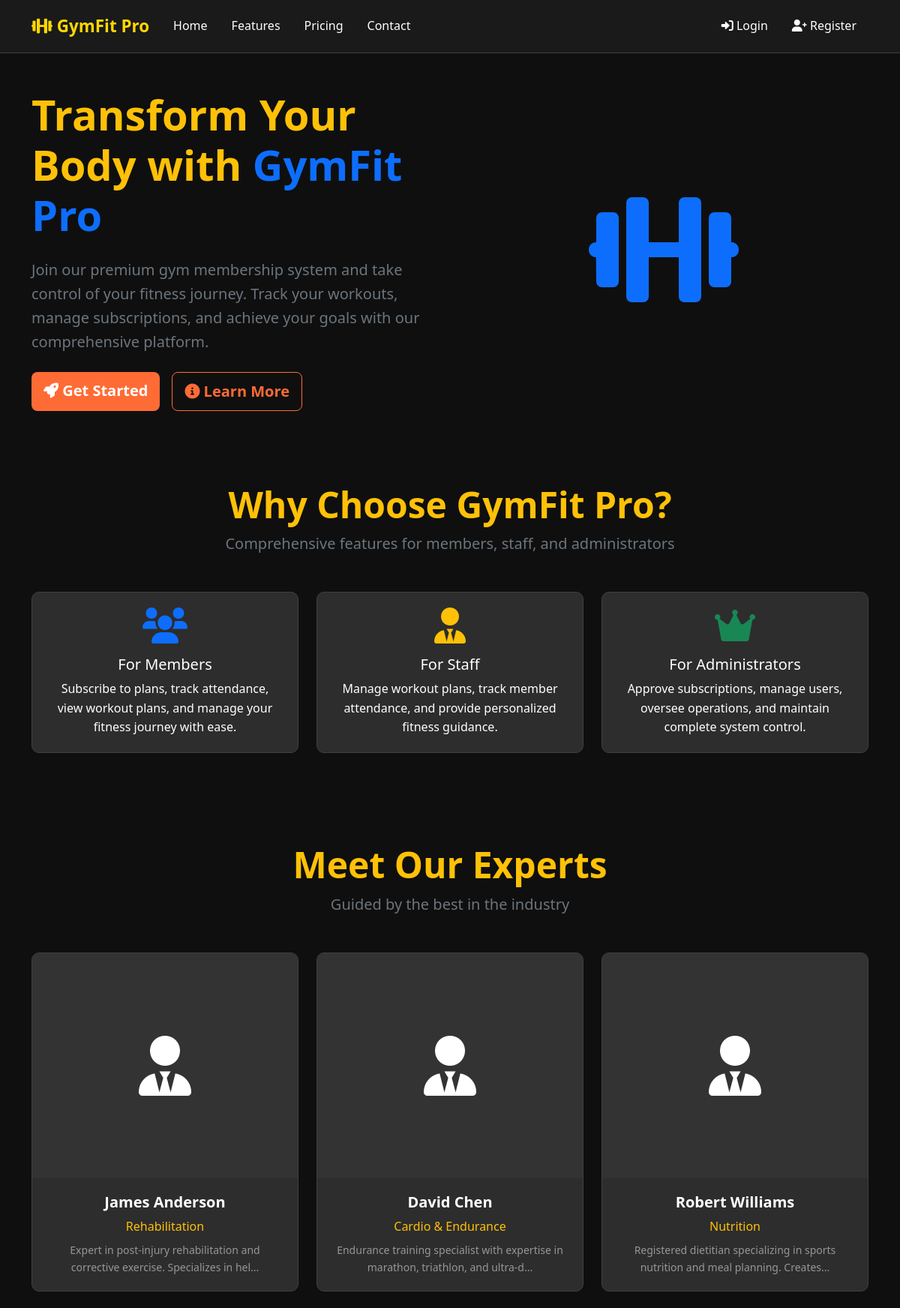
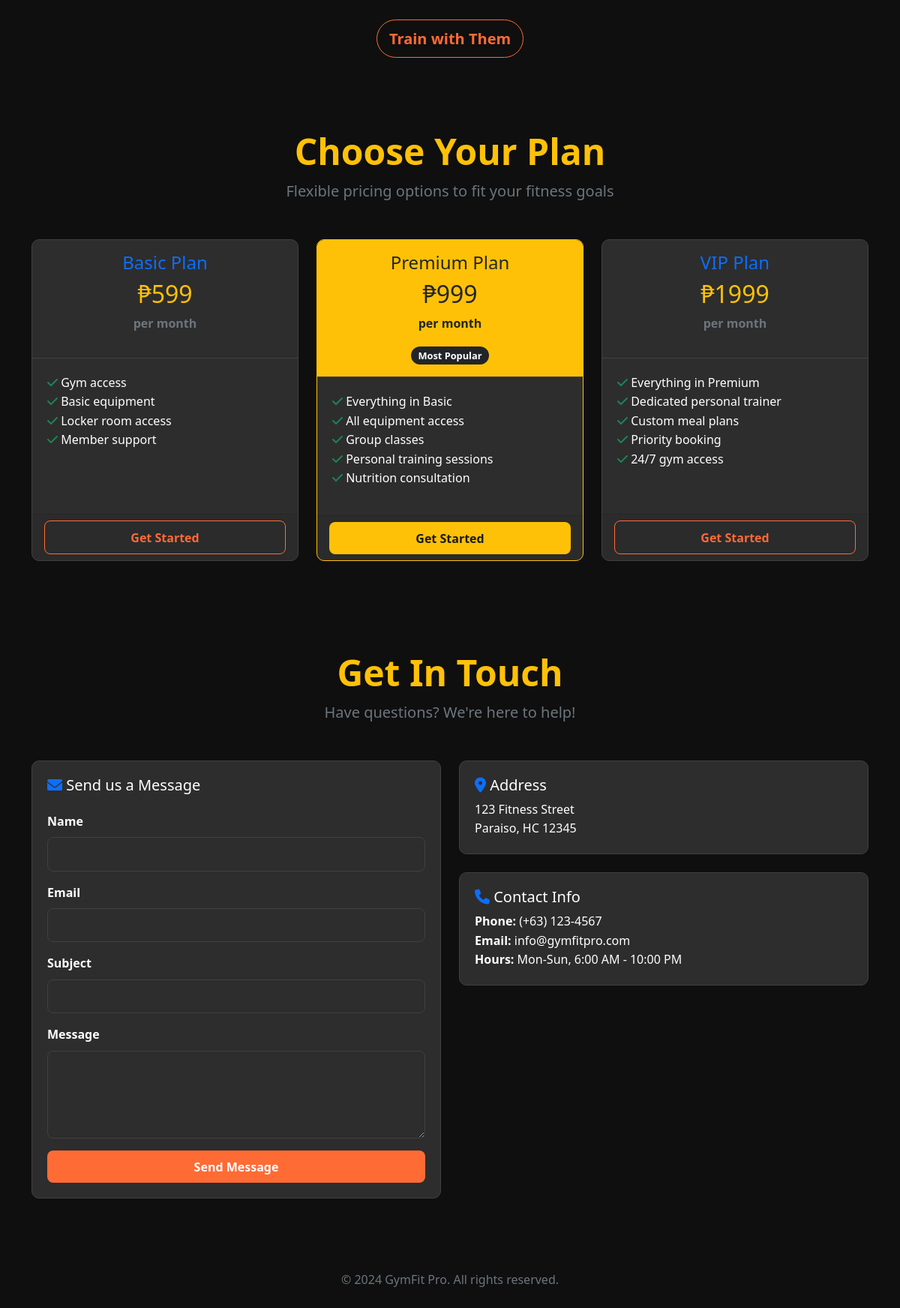
The page / on the database its author committed (2 pictures, top to bottom).
### tables this page shows
CREATE TABLE IF NOT EXISTS coaches (
    id INT AUTO_INCREMENT PRIMARY KEY,
    first_name VARCHAR(50) NOT NULL,
    last_name VARCHAR(50) NOT NULL,
    email VARCHAR(100) UNIQUE,
    phone VARCHAR(20),
    specialization VARCHAR(100) NOT NULL,
    distinction TEXT NOT NULL,
    bio TEXT,
    experience_years INT DEFAULT 0,
    certifications TEXT,
    photo VARCHAR(255),
    status ENUM('active', 'inactive') DEFAULT 'active',
    created_at TIMESTAMP DEFAULT CURRENT_TIMESTAMP,
    updated_at TIMESTAMP DEFAULT CURRENT_TIMESTAMP ON UPDATE CURRENT_TIMESTAMP
);

### includes/Coach.php (called while the page is built, shortened)
<?php
class Coach {
    private $conn;
    private $table_name = "coaches";
    public function __construct($db) {
        $this->conn = $db;
    }
    public function getAllCoaches() {
        try {
            $query = "SELECT * FROM {$this->table_name}
                      WHERE status = 'active'
                      ORDER BY experience_years DESC, last_name ASC";
            $stmt = $this->conn->prepare($query);
            $stmt->execute();
            return $stmt->fetchAll(PDO::FETCH_ASSOC);
        } catch (PDOException $e) {
            error_log("Get all coaches error: " . $e->getMessage());
            return [];
        }
    }
}
?>

### index.php (the view, shortened to what this page needs)
<?php
require_once 'includes/Coach.php';
$database = new Database();
$db = $database->getConnection();
$coach = new Coach($db);
$coaches = $coach->getAllCoaches();
?>
<!DOCTYPE html>
<html lang="en">
<head>
    <link href="https://cdn.jsdelivr.net/npm/bootstrap@5.1.3/dist/css/bootstrap.min.css" rel="stylesheet">
    <link href="https://cdnjs.cloudflare.com/ajax/libs/font-awesome/6.0.0/css/all.min.css" rel="stylesheet">
    <link href="assets/css/style.css" rel="stylesheet">
</head>
<body>
    <nav class="navbar navbar-expand-lg navbar-dark">
        <div class="container">
            <a class="navbar-brand" href="index.php">
                <i class="fas fa-dumbbell"></i> GymFit Pro
            </a>
            <div class="collapse navbar-collapse">
                <ul class="navbar-nav me-auto">
                    <li class="nav-item">
                        <a class="nav-link active" href="index.php">Home</a>
                    </li>
                    <li class="nav-item">
                        <a class="nav-link" href="#features">Features</a>
                    </li>
                    <li class="nav-item">
                        <a class="nav-link" href="#pricing">Pricing</a>
                    </li>
                    <li class="nav-item">
                        <a class="nav-link" href="#contact">Contact</a>
                    </li>
                </ul>
                <ul class="navbar-nav">
                    <li class="nav-item">
                        <a class="nav-link" href="login.php">
                            <i class="fas fa-sign-in-alt"></i> Login
                        </a>
                    </li>
                    <li class="nav-item">
                        <a class="nav-link" href="register.php">
                            <i class="fas fa-user-plus"></i> Register
                        </a>
                    </li>
                </ul>
            </div>
        </div>
    </nav>
    <section class="py-5">
        <div class="container">
            <div class="row align-items-center">
                <div class="col-lg-6">
                    <h1 class="display-4 fw-bold text-warning mb-4">
                        Transform Your Body with <span class="text-primary">GymFit Pro</span>
                    </h1>
                    <p class="lead text-muted mb-4">
                        Join our premium gym membership system and take control of your fitness journey.
                        Track your workouts, manage subscriptions, and achieve your goals with our comprehensive platform.
                    </p>
                    <div class="d-flex gap-3">
                        <a href="register.php" class="btn btn-primary btn-lg">
                            <i class="fas fa-rocket"></i> Get Started
                        </a>
                        <a href="#features" class="btn btn-outline-primary btn-lg">
                            <i class="fas fa-info-circle"></i> Learn More
                        </a>
                    </div>
                </div>
                <div class="col-lg-6 text-center">
                    <i class="fas fa-dumbbell fa-10x text-primary glow"></i>
                </div>
            </div>
        </div>
    </section>
    <section id="features" class="py-5">
        <div class="container">
            <div class="text-center mb-5">
                <h2 class="display-5 fw-bold text-warning">Why Choose GymFit Pro?</h2>
                <p class="lead text-muted">Comprehensive features for members, staff, and administrators</p>
            </div>
            <div class="row">
                <div class="col-md-4 mb-4">
                    <div class="card h-100 text-center">
                        <div class="card-body">
                            <i class="fas fa-users fa-3x text-primary mb-3"></i>
                            <h5 class="card-title">For Members</h5>
                            <p class="card-text">
                                Subscribe to plans, track attendance, view workout plans,
                                and manage your fitness journey with ease.
                            </p>
                        </div>
                    </div>
                </div>
                <div class="col-md-4 mb-4">
                    <div class="card h-100 text-center">
                        <div class="card-body">
                            <i class="fas fa-user-tie fa-3x text-warning mb-3"></i>
                            <h5 class="card-title">For Staff</h5>
                            <p class="card-text">
                                Manage workout plans, track member attendance,
                                and provide personalized fitness guidance.
                            </p>
                        </div>
                    </div>
                </div>
                <div class="col-md-4 mb-4">
                    <div class="card h-100 text-center">
                        <div class="card-body">
                            <i class="fas fa-crown fa-3x text-success mb-3"></i>
                            <h5 class="card-title">For Administrators</h5>
                            <p class="card-text">
                                Approve subscriptions, manage users, oversee operations,
                                and maintain complete system control.
                            </p>
                        </div>
                    </div>
                </div>
            </div>
        </div>
    </section>
    <section id="coaches" class="py-5">
        <div class="container">
             <div class="text-center mb-5">
                <h2 class="display-5 fw-bold text-warning">Meet Our Experts</h2>
                <p class="lead text-muted">Guided by the best in the industry</p>
            </div>
            <div class="row">
                <?php foreach (array_slice($coaches, 0, 3) as $c): ?>
                    <?php if ($c['status'] == 'active'): ?>
                        <div class="col-md-4 mb-4">
                            <div class="card h-100">
                                <div style="height: 300px; overflow: hidden; background: #333;">
                                    <?php if ($c['photo']): ?>
                                        <img src="uploads/coaches/<?php echo $c['photo']; ?>" class="card-img-top" alt="<?php echo $c['first_name']; ?>" style="object-fit: cover; height: 100%; width: 100%;">
                                    <?php else: ?>
                                        <div class="d-flex align-items-center justify-content-center h-100 text-white icon-placeholder">
                                            <i class="fas fa-user-tie fa-5x"></i>
                                        </div>
                                    <?php endif; ?>
                                </div>
                                <div class="card-body text-center">
                                    <h5 class="card-title fw-bold text-white"><?php echo $c['first_name'] . ' ' . $c['last_name']; ?></h5>
                                    <p class="text-warning mb-2"><?php echo $c['specialization']; ?></p>
                                    <p class="card-text text-white-50 small"><?php echo substr($c['bio'], 0, 80); ?>...</p>
                                </div>
                            </div>
                        </div>
                    <?php endif; ?>
                <?php endforeach; ?>
            </div>
             <div class="text-center mt-4">
                <a href="register.php" class="btn btn-outline-primary btn-lg rounded-pill">Train with Them</a>
            </div>
        </div>
    </section>
    <section id="pricing" class="py-5">
        <div class="container">
            <div class="text-center mb-5">
                <h2 class="display-5 fw-bold text-warning">Choose Your Plan</h2>
                <p class="lead text-muted">Flexible pricing options to fit your fitness goals</p>
            </div>
            <div class="row justify-content-center">
                <div class="col-md-4 mb-4">
                    <div class="card h-100">
                        <div class="card-header text-center">
                            <h4 class="text-primary">Basic Plan</h4>
                            <h2 class="text-warning">₱599</h2>
                            <p class="text-muted">per month</p>
                        </div>
                        <div class="card-body">
                            <ul class="list-unstyled">
                                <li><i class="fas fa-check text-success"></i> Gym access</li>
                                <li><i class="fas fa-check text-success"></i> Basic equipment</li>
                                <li><i class="fas fa-check text-success"></i> Locker room access</li>
                                <li><i class="fas fa-check text-success"></i> Member support</li>
                            </ul>
                        </div>
                        <div class="card-footer text-center">
                            <a href="register.php" class="btn btn-outline-primary w-100">Get Started</a>
                        </div>
                    </div>
                </div>
                <div class="col-md-4 mb-4">
                    <div class="card h-100 border-warning">
                        <div class="card-header text-center bg-warning text-dark">
                            <h4 class="text-dark">Premium Plan</h4>
                            <h2 class="text-dark">₱999</h2>
                            <p class="text-dark">per month</p>
                            <span class="badge bg-dark">Most Popular</span>
                        </div>
                        <div class="card-body">
                            <ul class="list-unstyled">
                                <li><i class="fas fa-check text-success"></i> Everything in Basic</li>
                                <li><i class="fas fa-check text-success"></i> All equipment access</li>
                                <li><i class="fas fa-check text-success"></i> Group classes</li>
                                <li><i class="fas fa-check text-success"></i> Personal training sessions</li>
                                <li><i class="fas fa-check text-success"></i> Nutrition consultation</li>
                            </ul>
                        </div>
                        <div class="card-footer text-center">
                            <a href="register.php" class="btn btn-warning w-100">Get Started</a>
                        </div>
                    </div>
                </div>
                <div class="col-md-4 mb-4">
                    <div class="card h-100">
                        <div class="card-header text-center">
                            <h4 class="text-primary">VIP Plan</h4>
                            <h2 class="text-warning">₱1999</h2>
                            <p class="text-muted">per month</p>
                        </div>
                        <div class="card-body">
                            <ul class="list-unstyled">
                                <li><i class="fas fa-check text-success"></i> Everything in Premium</li>
                                <li><i class="fas fa-check text-success"></i> Dedicated personal trainer</li>
                                <li><i class="fas fa-check text-success"></i> Custom meal plans</li>
                                <li><i class="fas fa-check text-success"></i> Priority booking</li>
                                <li><i class="fas fa-check text-success"></i> 24/7 gym access</li>
                            </ul>
                        </div>
                        <div class="card-footer text-center">
                            <a href="register.php" class="btn btn-outline-primary w-100">Get Started</a>
                        </div>
                    </div>
                </div>
            </div>
        </div>
    </section>
    <section id="contact" class="py-5">
        <div class="container">
            <div class="text-center mb-5">
                <h2 class="display-5 fw-bold text-warning">Get In Touch</h2>
                <p class="lead text-muted">Have questions? We're here to help!</p>
            </div>
            <div class="row">
                <div class="col-md-6 mb-4">
                    <div class="card h-100">
                        <div class="card-body">
                            <h5 class="card-title mb-4"><i class="fas fa-envelope text-primary"></i> Send us a Message</h5>
                            <form method="POST" action="index.php#contact">
                                <div class="mb-3">
                                    <label class="form-label">Name</label>
                                    <input type="text" class="form-control" name="name" required>
                                </div>
                                <div class="mb-3">
                                    <label class="form-label">Email</label>
                                    <input type="email" class="form-control" name="email" required>
                                </div>
                                <div class="mb-3">
                                    <label class="form-label">Subject</label>
                                    <input type="text" class="form-control" name="subject">
                                </div>
                                <div class="mb-3">
                                    <label class="form-label">Message</label>
                                    <textarea class="form-control" name="message" rows="4" required></textarea>
                                </div>
                                <button type="submit" name="send_message" class="btn btn-primary w-100">Send Message</button>
                            </form>
                        </div>
                    </div>
                </div>
                <div class="col-md-6 mb-4">
                    <div class="card mb-4">
                        <div class="card-body">
                            <h5 class="card-title"><i class="fas fa-map-marker-alt text-primary"></i> Address</h5>
                            <p class="card-text">123 Fitness Street<br>Paraiso, HC 12345</p>
                        </div>
                    </div>
                    <div class="card">
                        <div class="card-body">
                            <h5 class="card-title"><i class="fas fa-phone text-primary"></i> Contact Info</h5>
                            <p class="card-text">
                                <strong>Phone:</strong> (+63) 123-4567<br>
                                <strong>Email:</strong> info@gymfitpro.com<br>
                                <strong>Hours:</strong> Mon-Sun, 6:00 AM - 10:00 PM
                            </p>
                        </div>
                    </div>
                </div>
            </div>
        </div>
    </section>
    <footer class="py-4 text-center">
        <div class="container">
            <p class="text-muted mb-0">&copy; 2024 GymFit Pro. All rights reserved.</p>
        </div>
    </footer>
</body>
</html>

### rows shown on the page
coaches: first_name "James", last_name "Anderson", specialization "Rehabilitation", bio "Expert in post-injury rehabilitation and corrective exercise. Specializes in hel"
coaches: first_name "David", last_name "Chen", specialization "Cardio & Endurance", bio "Endurance training specialist with expertise in marathon, triathlon, and ultra-d"
coaches: first_name "Robert", last_name "Williams", specialization "Nutrition", bio "Registered dietitian specializing in sports nutrition and meal planning. Creates"
